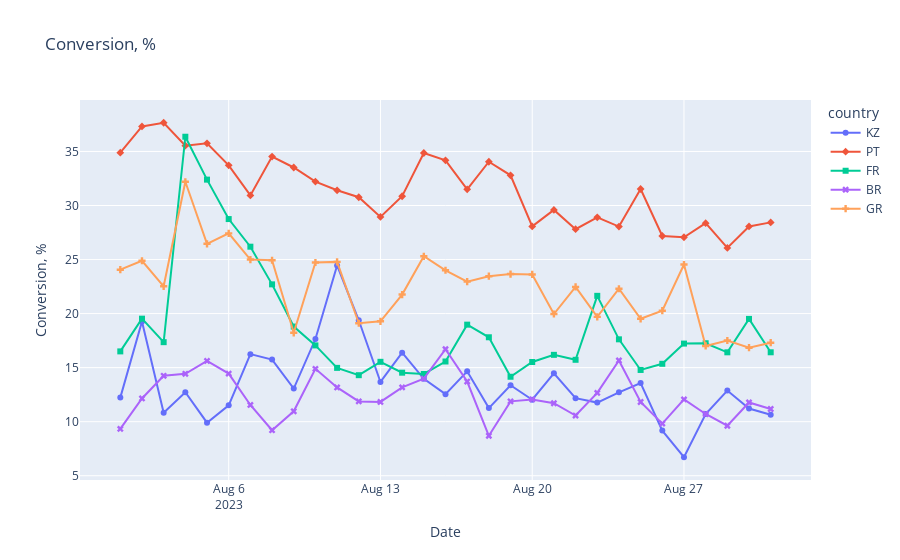

The code cell stored with this chart in its notebook:
### Code cell
draw_graph_conversion_from_regist_to_deposit(df)
